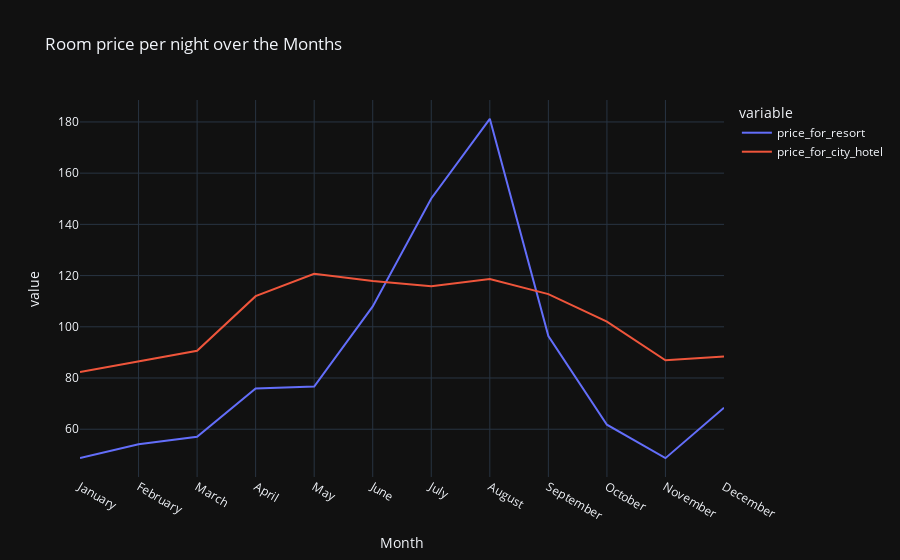

Notebook source saved alongside this figure:
### Code cell
plt.figure(figsize=(18,10))
px.line(final_prices,x='Month',y=['price_for_resort','price_for_city_hotel'],
       title='Room price per night over the Months',template='plotly_dark')

### Figure 1 — Plotly figure (JSON) as saved in the notebook; plotly's stock layout.template omitted (floating-point values rounded to 4 significant figures)
{"data": [{"hovertemplate": "variable=price_for_resort<br>Month=%{x}<br>value=%{y}<extra></extra>", "legendgroup": "price_for_resort", "line": {"color": "#636efa", "dash": "solid"}, "marker": {"symbol": "circle"}, "mode": "lines", "name": "price_for_resort", "orientation": "v", "showlegend": true, "type": "scatter", "x": ["January", "February", "March", "April", "May", "June", "July", "August", "September", "October", "November", "December"], "xaxis": "x", "y": [48.76, 54.15, 57.06, 75.87, 76.66, 108.0, 150.1, 181.2, 96.42, 61.78, 48.71, 68.41], "yaxis": "y"}, {"hovertemplate": "variable=price_for_city_hotel<br>Month=%{x}<br>value=%{y}<extra></extra>", "legendgroup": "price_for_city_hotel", "line": {"color": "#EF553B", "dash": "solid"}, "marker": {"symbol": "circle"}, "mode": "lines", "name": "price_for_city_hotel", "orientation": "v", "showlegend": true, "type": "scatter", "x": ["January", "February", "March", "April", "May", "June", "July", "August", "September", "October", "November", "December"], "xaxis": "x", "y": [82.33, 86.52, 90.66, 112.0, 120.7, 117.9, 115.8, 118.7, 112.8, 102.0, 86.95, 88.4], "yaxis": "y"}], "layout": {"autosize": true, "legend": {"title": {"text": "variable"}, "tracegroupgap": 0}, "title": {"text": "Room price per night over the Months"}, "xaxis": {"anchor": "y", "autorange": true, "domain": [0, 1], "range": [0, 11], "title": {"text": "Month"}, "type": "category"}, "yaxis": {"anchor": "x", "autorange": true, "domain": [0, 1], "range": [41.35, 188.6], "title": {"text": "value"}, "type": "linear"}}}
